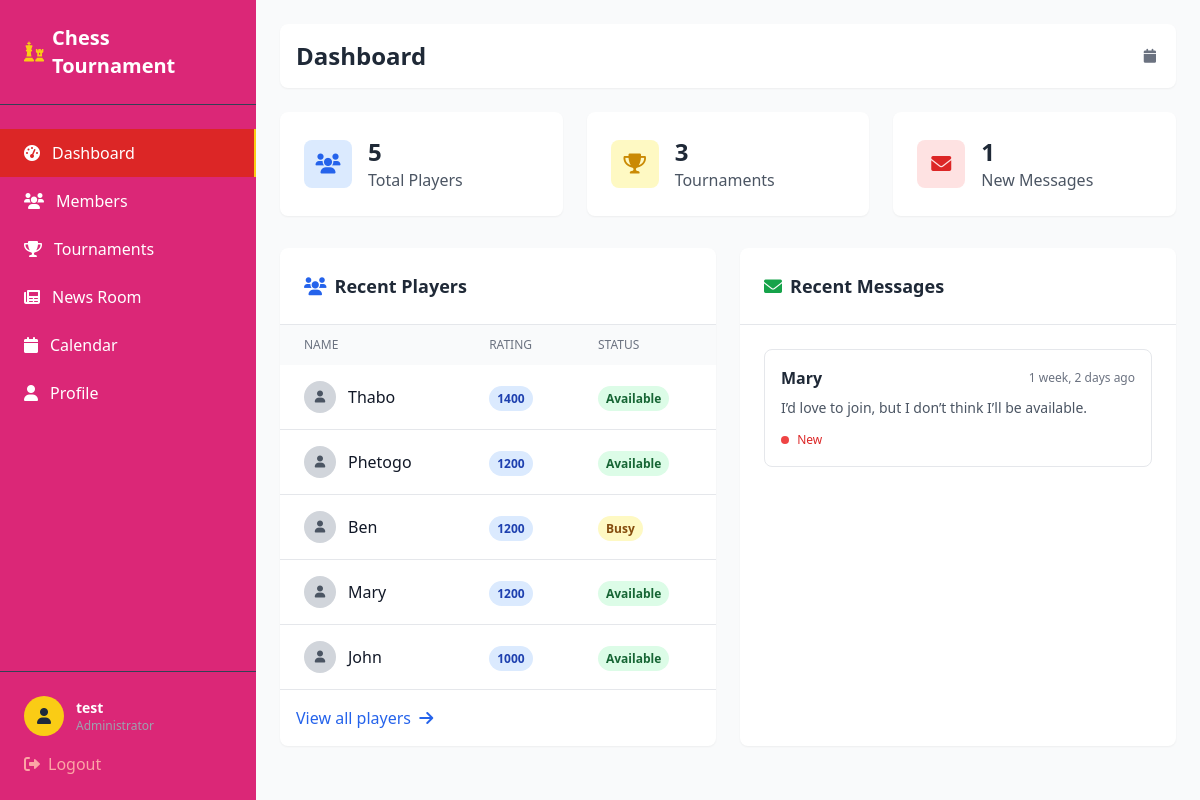
The page /tournament/dashboard/ (signed in) on the database its author committed.
### tournament/models.py (models this page shows, shortened)
class Player(models.Model):
    ROLE_CHOICES = [
        ('player', 'Player'),
        ('coach', 'Coach'),
    ]
    AVAILABILITY_CHOICES = [
        ('available', 'Available'),
        ('busy', 'Busy'),
        ('unavailable', 'Unavailable'),
    ]
    name = models.CharField(max_length=100)
    rating = models.IntegerField(default=1200)
    role = models.CharField(max_length=10, choices=ROLE_CHOICES, default='player')
    availability = models.CharField(max_length=15, choices=AVAILABILITY_CHOICES, default='available')
    profile_img = models.ImageField(upload_to='profiles/', blank=True, null=True)
    specialty = models.CharField(max_length=100, blank=True, null=True)  # For coaches
    created_at = models.DateTimeField(auto_now_add=True)
    class Meta:
        ordering = ['-rating']

class Message(models.Model):
    sender = models.CharField(max_length=100)
    content = models.TextField()
    created_at = models.DateTimeField(auto_now_add=True)
    is_read = models.BooleanField(default=False)
    class Meta:
        ordering = ['-created_at']

### tournament/views.py (the view)
# urls.py: path('dashboard/', views.dashboard, name='dashboard'),
@login_required
def dashboard(request):
    players = Player.objects.all()[:5]  # Latest 5 players
    recent_messages = Message.objects.filter(is_read=False)[:5]
    upcoming_tournaments = Tournament.objects.filter(date__gte=datetime.now())[:3]
    latest_news = News.objects.all()[:3]
    context = {
        'players': players,
        'recent_messages': recent_messages,
        'upcoming_tournaments': upcoming_tournaments,
        'latest_news': latest_news,
        'total_players': Player.objects.count(),
        'total_tournaments': Tournament.objects.count(),
        'unread_messages': Message.objects.filter(is_read=False).count(),
    }
    return render(request, 'dashboard.html', context)

### tournament/templates/dashboard.html (shortened to what this page needs)
{% extends 'base.html' %}
{% block title %}Dashboard{% endblock %}
{% block content %}
<div class="grid grid-cols-1 md:grid-cols-3 gap-6 mb-8">
    <div class="bg-white rounded-lg shadow-sm p-6 card-hover">
        <div class="flex items-center">
            <div class="w-12 h-12 bg-blue-100 rounded-lg flex items-center justify-center">
                <i class="fas fa-users text-blue-600 text-xl"></i>
            </div>
            <div class="ml-4">
                <h3 class="text-2xl font-bold text-gray-800">{{ total_players }}</h3>
                <p class="text-gray-600">Total Players</p>
            </div>
        </div>
    </div>
    <div class="bg-white rounded-lg shadow-sm p-6 card-hover">
        <div class="flex items-center">
            <div class="w-12 h-12 bg-yellow-100 rounded-lg flex items-center justify-center">
                <i class="fas fa-trophy text-yellow-600 text-xl"></i>
            </div>
            <div class="ml-4">
                <h3 class="text-2xl font-bold text-gray-800">{{ total_tournaments }}</h3>
                <p class="text-gray-600">Tournaments</p>
            </div>
        </div>
    </div>
    <div class="bg-white rounded-lg shadow-sm p-6 card-hover">
        <div class="flex items-center">
            <div class="w-12 h-12 bg-red-100 rounded-lg flex items-center justify-center">
                <i class="fas fa-envelope text-red-600 text-xl"></i>
            </div>
            <div class="ml-4">
                <h3 class="text-2xl font-bold text-gray-800">{{ unread_messages }}</h3>
                <p class="text-gray-600">New Messages</p>
            </div>
        </div>
    </div>
</div>
<div class="grid grid-cols-1 lg:grid-cols-2 gap-6">
    <div class="bg-white rounded-lg shadow-sm">
        <div class="p-6 border-b border-gray-200">
            <h3 class="text-lg font-semibold text-gray-800 flex items-center">
                <i class="fas fa-users mr-2 text-blue-600"></i>
                Recent Players
            </h3>
        </div>
        <div class="overflow-x-auto">
            <table class="w-full">
                <thead class="bg-gray-50">
                    <tr>
                        <th class="px-6 py-3 text-left text-xs font-medium text-gray-500 uppercase">Name</th>
                        <th class="px-6 py-3 text-left text-xs font-medium text-gray-500 uppercase">Rating</th>
                        <th class="px-6 py-3 text-left text-xs font-medium text-gray-500 uppercase">Status</th>
                    </tr>
                </thead>
                <tbody class="divide-y divide-gray-200">
                    {% for player in players %}
                    <tr class="hover:bg-gray-50">
                        <td class="px-6 py-4 whitespace-nowrap">
                            <div class="flex items-center">
                                {% if player.profile_img %}
                                    <img src="{{ player.profile_img.url }}" alt="{{ player.name }}" class="w-8 h-8 rounded-full mr-3">
                                {% else %}
                                    <div class="w-8 h-8 bg-gray-300 rounded-full mr-3 flex items-center justify-center">
                                        <i class="fas fa-user text-gray-600 text-xs"></i>
                                    </div>
                                {% endif %}
                                <span class="font-medium text-gray-900">{{ player.name }}</span>
                            </div>
                        </td>
                        <td class="px-6 py-4 whitespace-nowrap">
                            <span class="px-2 py-1 text-xs font-semibold bg-blue-100 text-blue-800 rounded-full">
                                {{ player.rating }}
                            </span>
                        </td>
                        <td class="px-6 py-4 whitespace-nowrap">
                            <span class="px-2 py-1 text-xs font-semibold rounded-full {% if player.availability == 'available' %}bg-green-100 text-green-800{% elif player.availability == 'busy' %}bg-yellow-100 text-yellow-800{% else %}bg-red-100 text-red-800{% endif %}">
                                {{ player.get_availability_display }}
                            </span>
                        </td>
                    </tr>
                    {% empty %}
                    <tr>
                        <td colspan="3" class="px-6 py-4 text-center text-gray-500">No players yet</td>
                    </tr>
                    {% endfor %}
                </tbody>
            </table>
        </div>
        <div class="p-4 border-t border-gray-200">
            <a href="{% url 'members' %}" class="text-blue-600 hover:text-blue-800 font-medium">
                View all players <i class="fas fa-arrow-right ml-1"></i>
            </a>
        </div>
    </div>
    <div class="bg-white rounded-lg shadow-sm">
        <div class="p-6 border-b border-gray-200">
            <h3 class="text-lg font-semibold text-gray-800 flex items-center">
                <i class="fas fa-envelope mr-2 text-green-600"></i>
                Recent Messages
            </h3>
        </div>
        <div class="p-6 space-y-4">
            {% for message in recent_messages %}
            <div class="border border-gray-200 rounded-lg p-4 card-hover cursor-pointer">
                <div class="flex items-center justify-between mb-2">
                    <h4 class="font-semibold text-gray-800">{{ message.sender }}</h4>
                    <span class="text-xs text-gray-500">{{ message.created_at|timesince }} ago</span>
                </div>
                <p class="text-gray-600 text-sm">{{ message.content|truncatewords:15 }}</p>
                {% if not message.is_read %}
                    <div class="mt-2">
                        <span class="w-2 h-2 bg-red-500 rounded-full inline-block"></span>
                        <span class="text-xs text-red-600 ml-1">New</span>
                    </div>
                {% endif %}
            </div>
            {% empty %}
            <div class="text-center text-gray-500 py-8">
                <i class="fas fa-inbox text-4xl mb-4"></i>
                <p>No messages yet</p>
            </div>
            {% endfor %}
        </div>
    </div>
</div>
{% endblock %}

### tournament/templates/base.html (shortened to what this page needs)
<!DOCTYPE html>
<html lang="en">
<head>
    <script src="https://cdn.tailwindcss.com"></script>
    <link rel="stylesheet" href="https://cdnjs.cloudflare.com/ajax/libs/font-awesome/6.0.0/css/all.min.css">
</head>
<body class="bg-gray-50">
    <div class="flex">
        <aside class="w-64 bg-pink-600 text-white min-h-screen fixed left-0 top-0">
            <div class="p-6 border-b border-slate-700">
                <h1 class="text-xl font-bold flex items-center">
                    <i class="fas fa-chess mr-2 text-yellow-400"></i>
                    Chess Tournament
                </h1>
            </div>
            <nav class="mt-6">
                <a href="{% url 'dashboard' %}" class="flex items-center px-6 py-3 hover:bg-red-600 transition duration-200 {% if request.resolver_match.url_name == 'dashboard' %}bg-red-600 border-r-2 border-yellow-400{% endif %}">
                    <i class="fas fa-tachometer-alt mr-3"></i>
                    Dashboard
                </a>
                <a href="{% url 'members' %}" class="flex items-center px-6 py-3 hover:bg-red-600 transition duration-200 {% if request.resolver_match.url_name == 'members' %}bg-red-600 border-r-2 border-yellow-400{% endif %}">
                    <i class="fas fa-users mr-3"></i>
                    Members
                </a>
                <a href="{% url 'tournament_list' %}" class="flex items-center px-6 py-3 hover:bg-red-600 transition duration-200 {% if 'tournament' in request.resolver_match.url_name %}bg-red-600 border-r-2 border-yellow-400{% endif %}">
                    <i class="fas fa-trophy mr-3"></i>
                    Tournaments
                </a>
                <a href="{% url 'news_room' %}" class="flex items-center px-6 py-3 hover:bg-red-600 transition duration-200 {% if request.resolver_match.url_name == 'news_room' %}bg-red-700 border-r-2 border-yellow-400{% endif %}">
                    <i class="fas fa-newspaper mr-3"></i>
                    News Room
                </a>
                <a href="{% url 'calendar' %}" class="flex items-center px-6 py-3 hover:bg-red-600 transition duration-200 {% if request.resolver_match.url_name == 'calendar' %}bg-red-600 border-r-2 border-yellow-400{% endif %}">
                    <i class="fas fa-calendar mr-3"></i>
                    Calendar
                </a>
                <a href="{% url 'profile' %}" class="flex items-center px-6 py-3 hover:bg-red-600 transition duration-200 {% if request.resolver_match.url_name == 'profile' %}bg-red-600 border-r-2 border-yellow-400{% endif %}">
                    <i class="fas fa-user mr-3"></i>
                    Profile
                </a>
            </nav>
            <div class="absolute bottom-0 w-64 p-6 border-t border-slate-700">
                <div class="flex items-center mb-4">
                    <div class="w-10 h-10 bg-yellow-400 rounded-full flex items-center justify-center">
                        <i class="fas fa-user text-slate-800"></i>
                    </div>
                    <div class="ml-3">
                        <p class="text-sm font-semibold">{{ user.username }}</p>
                        <p class="text-xs text-gray-400">Administrator</p>
                    </div>
                </div>
                <a href="{% url 'logout' %}"
                   class="flex items-center text-red-300 hover:text-red-100 transition duration-200">
                    <i class="fas fa-sign-out-alt mr-2"></i>
                    Logout
                </a>
            </div>
        </aside>
        <main class="flex-1 ml-64 p-6">
            <div class="bg-white rounded-lg shadow-sm p-4 mb-6">
                <div class="flex items-center justify-between">
                    <h2 class="text-2xl font-bold text-gray-800">
                        {% block title %}Dashboard{% endblock %}
                    </h2>
                    <div class="text-sm text-gray-500">
                        <i class="fas fa-calendar mr-1"></i>
                    </div>
                </div>
            </div>
            {% block content %}
            {% endblock %}
        </main>
    </div>
</body>
</html>

### tournament/templates/base.html (style rules this page uses)
.card-hover { transition: all 0.3s ease; }

### rows shown on the page
Player: name "Thabo", rating "1400", availability "Available"
Player: name "Phetogo", rating "1200", availability "Available"
Player: name "Ben", rating "1200", availability "Busy"
Player: name "Mary", rating "1200", availability "Available"
Player: name "John", rating "1000", availability "Available"
Message: sender "Mary", created_at "1 week, 2 days", content "I’d love to join, but I don’t think I’ll be available.", is_read False (drawn)

### other values the page prints
{{ user.username }} "test"
{{ total_players }} "5"
{{ total_tournaments }} "3"
{{ unread_messages }} "1"
